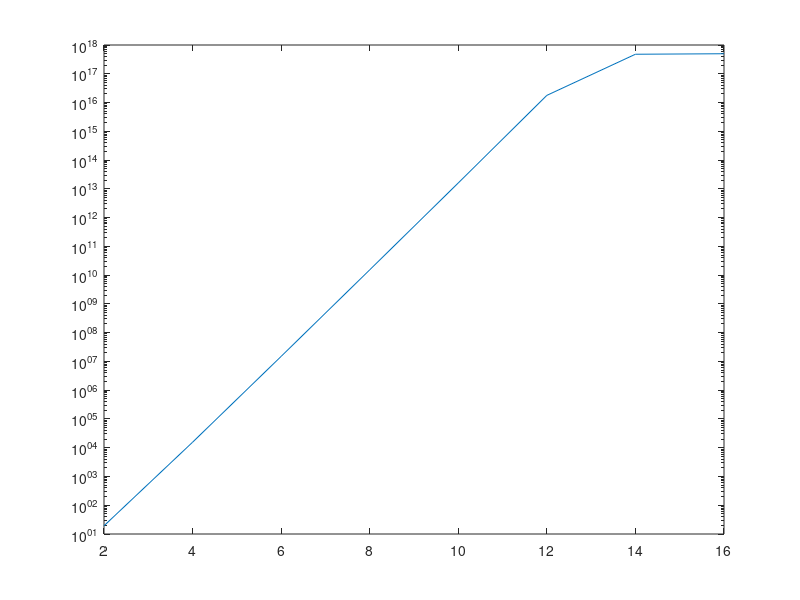
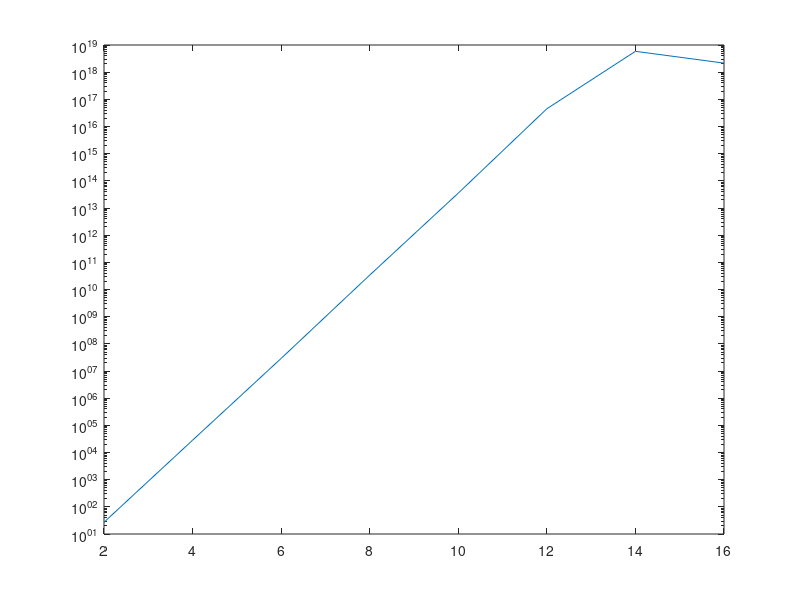
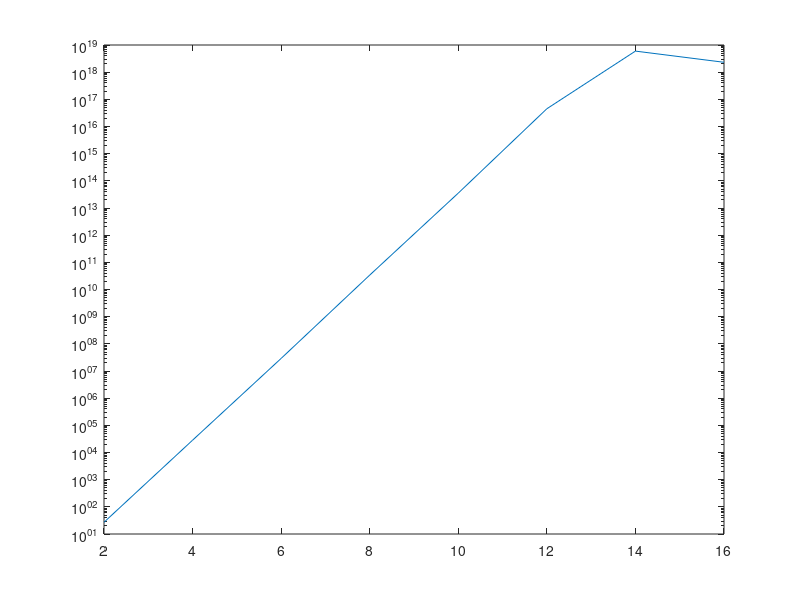

Source code (MATLAB) for these figures, in order:
C = [];
N = 2:2:16;
for n=N
    H = hilb(n);
    C = [C; cond(H)];
end
figure();
semilogy(N, C);
C = [];
for n=N
    H = hilb(n);
    C = [C; cond(H, 1)]; %cond(X,p) returns the matrix condition number in p-norm:%
end
figure();
semilogy(N, C);
C = [];
for n=N
    H = hilb(n);
    C = [C; cond(H, inf)];
end
figure();
semilogy(N, C)